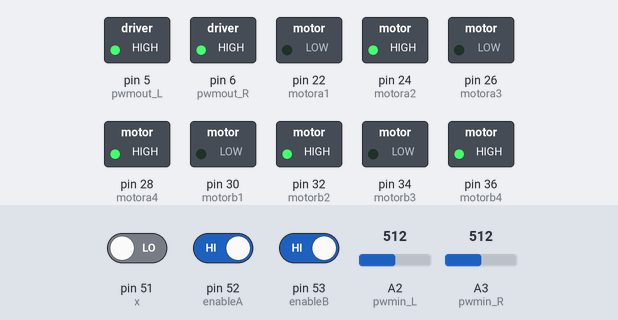
Bench run of a sketch on a simulated Arduino Mega 2560, built with avr-gcc and run on an emulated ATmega2560. Parts: switched loads named in the sketch (green lamp = pin HIGH). The test bench sets the inputs (shaded band); at power-on: A2 (pwmin_L) = 512, A3 (pwmin_R) = 512, pin 51 (x) LOW, pin 52 (enableA) HIGH, pin 53 (enableB) HIGH.

Above: at 3.8 s.
3.9 s: A2 (pwmin_L) set to 0
At 6.8 s:
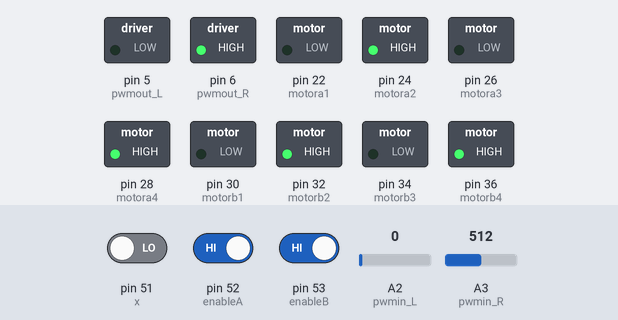
7.8 s: A3 (pwmin_R) set to 0
At 10.3 s:
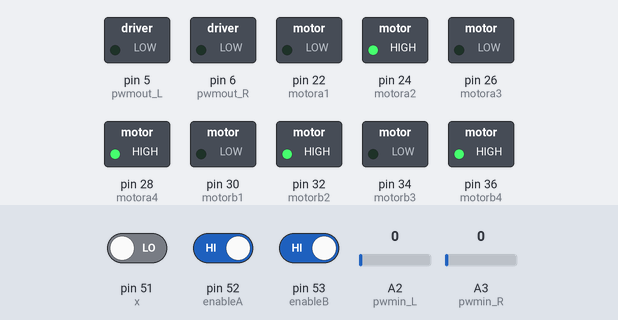
11.7 s: pin 51 (x) driven HIGH
At 12.6 s:
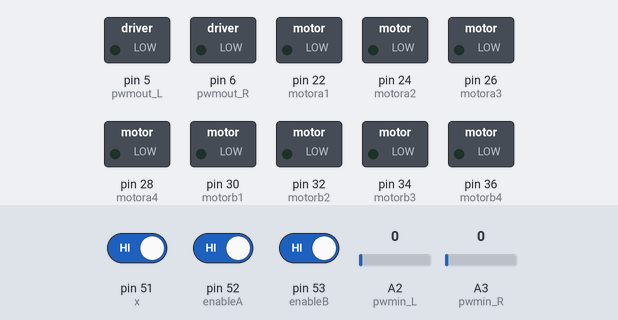
15.6 s: pin 51 (x) driven LOW
At 16.5 s:
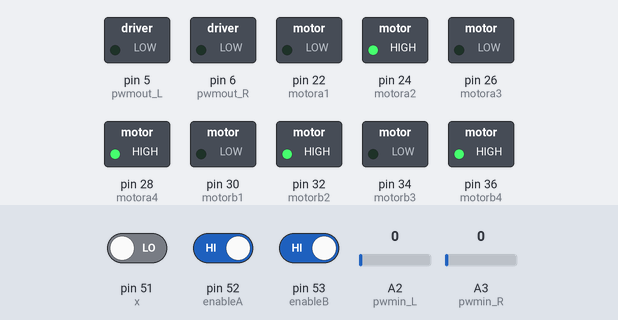
19.5 s: pin 52 (enableA) driven LOW
At 22.3 s:
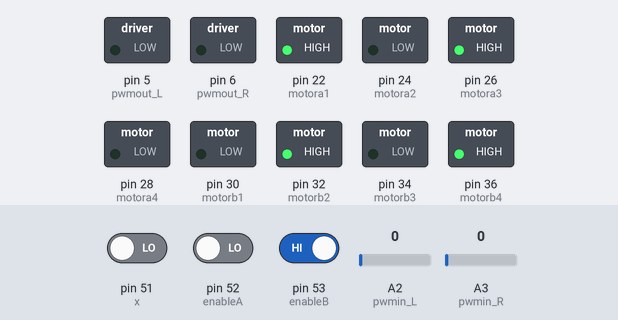
23.4 s: pin 53 (enableB) driven LOW
At 25.8 s:
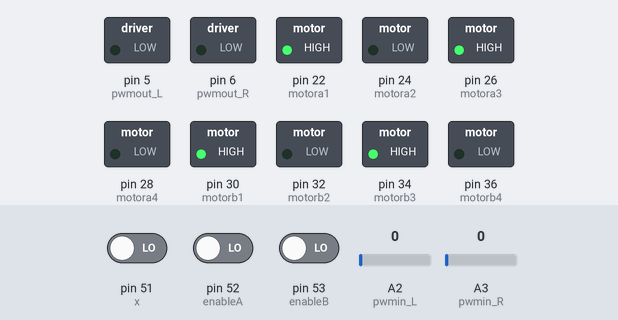
Timing chart, 0 to 27.3 s (numbered marks = the images above; inputs shaded):
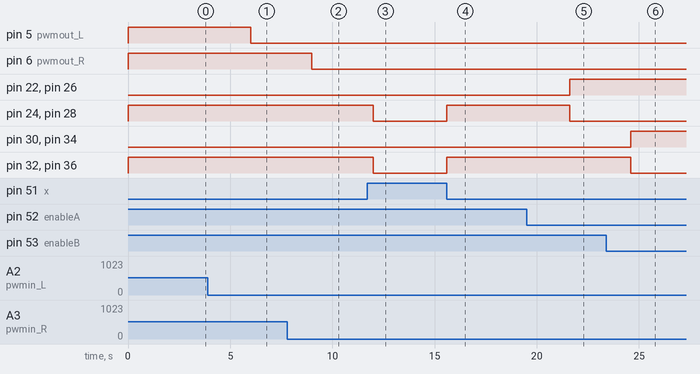

Measured:
- after the input at 3.9 s, pin 5 (pwmout_L): HIGH → LOW after 2.1 s
- after the input at 7.8 s, pin 6 (pwmout_R): HIGH → LOW after 1.2 s
- after the input at 11.7 s, pin 24 (motora2), pin 28 (motora4), pin 32 (motorb2), pin 36 (motorb4): HIGH → LOW after 0.30 s
- after the input at 15.6 s, pin 24 (motora2), pin 28 (motora4), pin 32 (motorb2), pin 36 (motorb4): LOW → HIGH at once
- after the input at 19.5 s, pin 22 (motora1), pin 26 (motora3): LOW → HIGH after 2.1 s; pin 24 (motora2), pin 28 (motora4): HIGH → LOW after 2.1 s
- after the input at 23.4 s, pin 30 (motorb1), pin 34 (motorb3): LOW → HIGH after 1.2 s; pin 32 (motorb2), pin 36 (motorb4): HIGH → LOW after 1.2 s

The sketch:

motors_driver_logic.ino
```cpp
const int pwmin_L = 2;  // Left
const int pwmout_L = 5;  // Left

const int pwmin_R =  3;  // Right
const int pwmout_R = 6;  // Right


// this constant won't change:
// code word for forward, backwards, right and left from respi

const int enableA = 52;
const int enableB = 53;
const int x = 51;

// direction pins
const int motora1 = 22;
const int motora2 = 24;
const int motora3 = 26;
const int motora4 = 28;

const int motorb1 = 30;
const int motorb2 = 32;
const int motorb3 = 34;
const int motorb4 = 36;


void setup() {

  pinMode(pwmin_R,INPUT);
  pinMode(pwmin_L,INPUT);
  pinMode(enableA, INPUT);
  pinMode(enableB, INPUT);
  pinMode(x, INPUT);

  pinMode(pwmout_R,OUTPUT);
  pinMode(pwmout_L,OUTPUT);

  pinMode(motora1, OUTPUT);
  pinMode(motora2, OUTPUT);
  pinMode(motora3, OUTPUT);
  pinMode(motora4, OUTPUT);

  pinMode(motorb1, OUTPUT);
  pinMode(motorb2, OUTPUT);
  pinMode(motorb3, OUTPUT);
  pinMode(motorb4, OUTPUT);


  Serial.begin(9600);
}

void loop() {

  // respi input
  int pwminput_L = map(analogRead(pwmin_L), 0, 100, 0 , 255);
  int pwminput_R = map(analogRead(pwmin_R), 0, 100, 0 , 255);

  int A = digitalRead(enableA);
  int B = digitalRead(enableB);

  // pwm from respi to arduino to motor
  analogWrite(pwmout_L,pwminput_L);
  analogWrite(pwmout_R,pwminput_R);

//      FORWARD

  if (A == LOW && B == LOW){

    digitalWrite(motora1, HIGH);
    digitalWrite(motora2, LOW);
    digitalWrite(motora3, HIGH);
    digitalWrite(motora4, LOW);

    digitalWrite(motorb1, HIGH);
    digitalWrite(motorb2, LOW);
    digitalWrite(motorb3, HIGH);
    digitalWrite(motorb4, LOW);
  }


//      LEFT
  else if (A == HIGH && B == LOW){

    digitalWrite(motora1, LOW);
    digitalWrite(motora2, HIGH);
    digitalWrite(motora3, LOW);
    digitalWrite(motora4, HIGH);

    digitalWrite(motorb1, HIGH);
    digitalWrite(motorb2, LOW);
    digitalWrite(motorb3, HIGH);
    digitalWrite(motorb4, LOW);


  }


  //      RIGHT
  else if (A == LOW && B == HIGH){

    digitalWrite(motora1, HIGH);
    digitalWrite(motora2, LOW);
    digitalWrite(motora3, HIGH);
    digitalWrite(motora4, LOW);

    digitalWrite(motorb1, LOW);
    digitalWrite(motorb2, HIGH);
    digitalWrite(motorb3, LOW);
    digitalWrite(motorb4, HIGH);


  }


  //       reverse
  else if (A == HIGH && B == HIGH){

    digitalWrite(motora1, LOW);
    digitalWrite(motora2, HIGH);
    digitalWrite(motora3, LOW);
    digitalWrite(motora4, HIGH);

    digitalWrite(motorb1, LOW);
    digitalWrite(motorb2, HIGH);
    digitalWrite(motorb3, LOW);
    digitalWrite(motorb4, HIGH);

  } else {
    digitalWrite(motora1, LOW);
    digitalWrite(motora2, LOW);
    digitalWrite(motora3, LOW);
    digitalWrite(motora4, LOW);

    digitalWrite(motorb1, LOW);
    digitalWrite(motorb2, LOW);
    digitalWrite(motorb3, LOW);
    digitalWrite(motorb4, LOW);

  }

  delay(3000);

  while(digitalRead(x)){

    digitalWrite(motora1, LOW);
    digitalWrite(motora2, LOW);
    digitalWrite(motora3, LOW);
    digitalWrite(motora4, LOW);

    digitalWrite(motorb1, LOW);
    digitalWrite(motorb2, LOW);
    digitalWrite(motorb3, LOW);
    digitalWrite(motorb4, LOW);
  };


}
```
